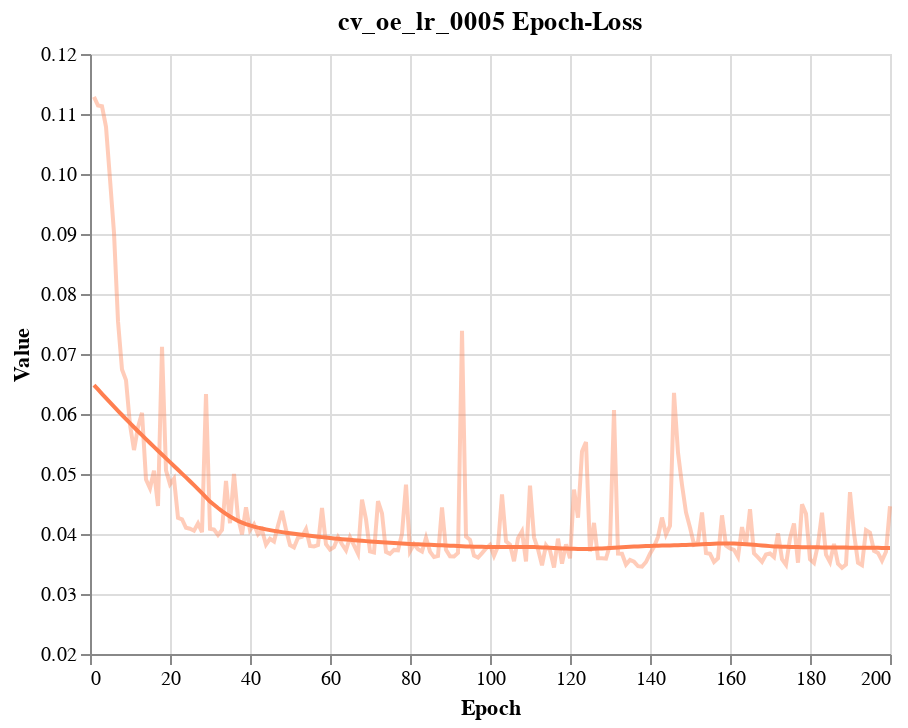

The notebook cell saved with this chart:
### Code cell
## Generate epoch-loss chart
file_name = 'cv_oe_lr_0005-epoch_loss.csv'
df, char_name = load_file(file_name)

b = alt.Chart(df).mark_line(interpolate='linear', size=2, opacity=0.4, color='#FF7F50').encode(
    x=alt.X('Step', axis=alt.Axis(title='Epoch')),
    y=alt.Y('Value:Q', scale=alt.Scale(domain=(0.02, 0.12)))
).properties(
    title=f'{char_name} Epoch-Loss'
)
b = b + b.transform_loess('Step', 'Value').mark_line(color='#FF7F50')

b.save(os.path.join(folder, f'{char_name.lower()}-epoch_loss.png'))

b

### Figure 1 — Vega-Lite specification as saved in the notebook (floating-point values rounded to 4 significant figures; data arrays with more than 128 entries replaced by an {"elided": "..."} marker saying what was removed)
{"config": {"view": {"continuousWidth": 400, "continuousHeight": 300}}, "layer": [{"mark": {"type": "line", "color": "#FF7F50", "interpolate": "linear", "opacity": 0.4, "size": 2}, "encoding": {"x": {"type": "quantitative", "axis": {"title": "Epoch"}, "field": "Step"}, "y": {"type": "quantitative", "field": "Value", "scale": {"domain": [0.02, 0.12]}}}, "title": "cv_oe_lr_0005 Epoch-Loss"}, {"mark": {"type": "line", "color": "#FF7F50"}, "encoding": {"x": {"type": "quantitative", "axis": {"title": "Epoch"}, "field": "Step"}, "y": {"type": "quantitative", "field": "Value", "scale": {"domain": [0.02, 0.12]}}}, "title": "cv_oe_lr_0005 Epoch-Loss", "transform": [{"loess": "Value", "on": "Step"}]}], "data": {"name": "data-0e793f7b03de858663069b5175170df0"}, "$schema": "https://vega.github.io/schema/vega-lite/v4.8.1.json", "datasets": {"data-0e793f7b03de858663069b5175170df0": {"elided": "200 records"}}}
